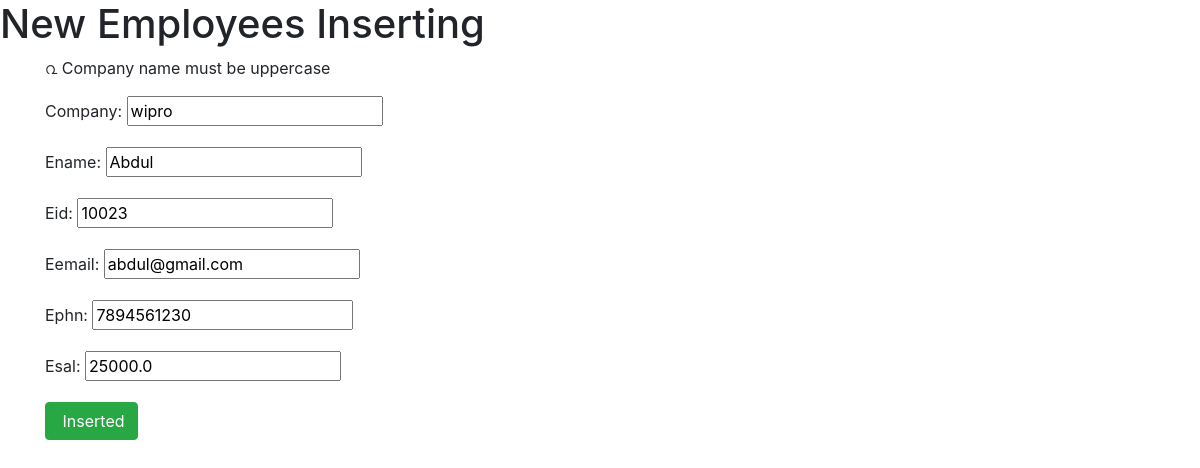
The app's page /update/1/ with its own data.
### testapp/models.py (models this page shows, shortened)
class CompanyModel (models.Model):
    company=models.CharField(max_length=30 )
    ename=models.CharField(max_length=30)
    eid=models.IntegerField()
    eemail=models.EmailField()
    ephn=models.BigIntegerField()
    esal=models.FloatField()

### testapp/views.py (the view)
# urls.py: path('update/<int:pk>/',views.CompanyUpdateView.as_view()),
class CompanyUpdateView(UpdateView):
    model = CompanyModel
    fields='__all__'

### templates/testapp/companymodel_form.html (shortened to what this page needs)
<!DOCTYPE html>
<html lang="en">
<head>
     <link rel="stylesheet" href="https://cdn.jsdelivr.net/npm/bootstrap@4.6.2/dist/css/bootstrap.min.css"
>
</head>
<body>
<h1> New Employees Inserting </h1>
<div class="container">
    <form method="post">
        <p>  &#3432  Company name must be uppercase </p>
        {{form.as_p }}
        <input type="submit" class="btn btn-success" value=" Inserted">
    </form>
</div>
</body>
</html>

### records on screen
CompanyModel: company "wipro", ename "Abdul", eid "10023", eemail "abdul@gmail.com", ephn "7894561230", esal "25000.0"
